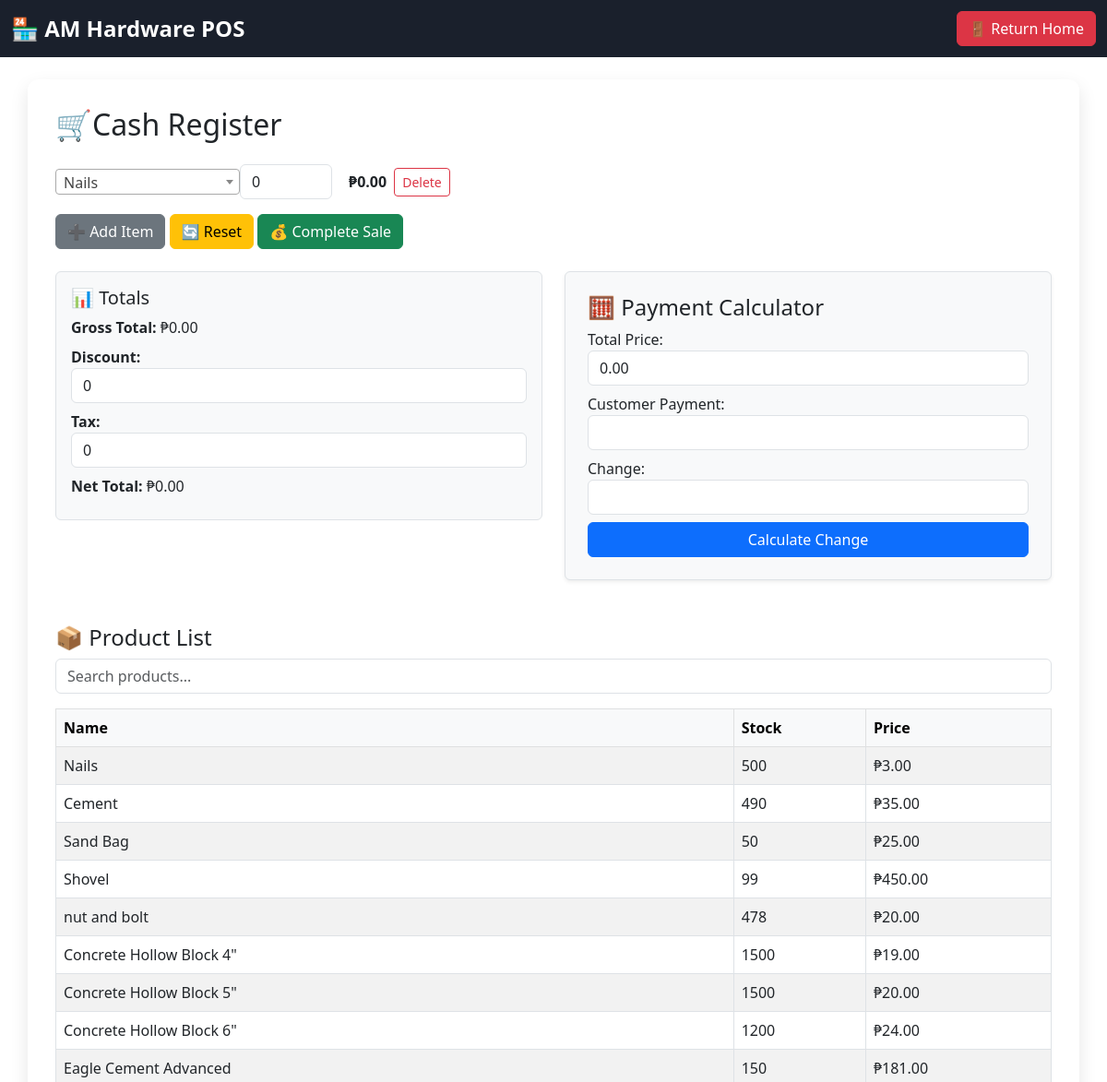
Page /pos/ (signed in, upper part) on the earlier database version.
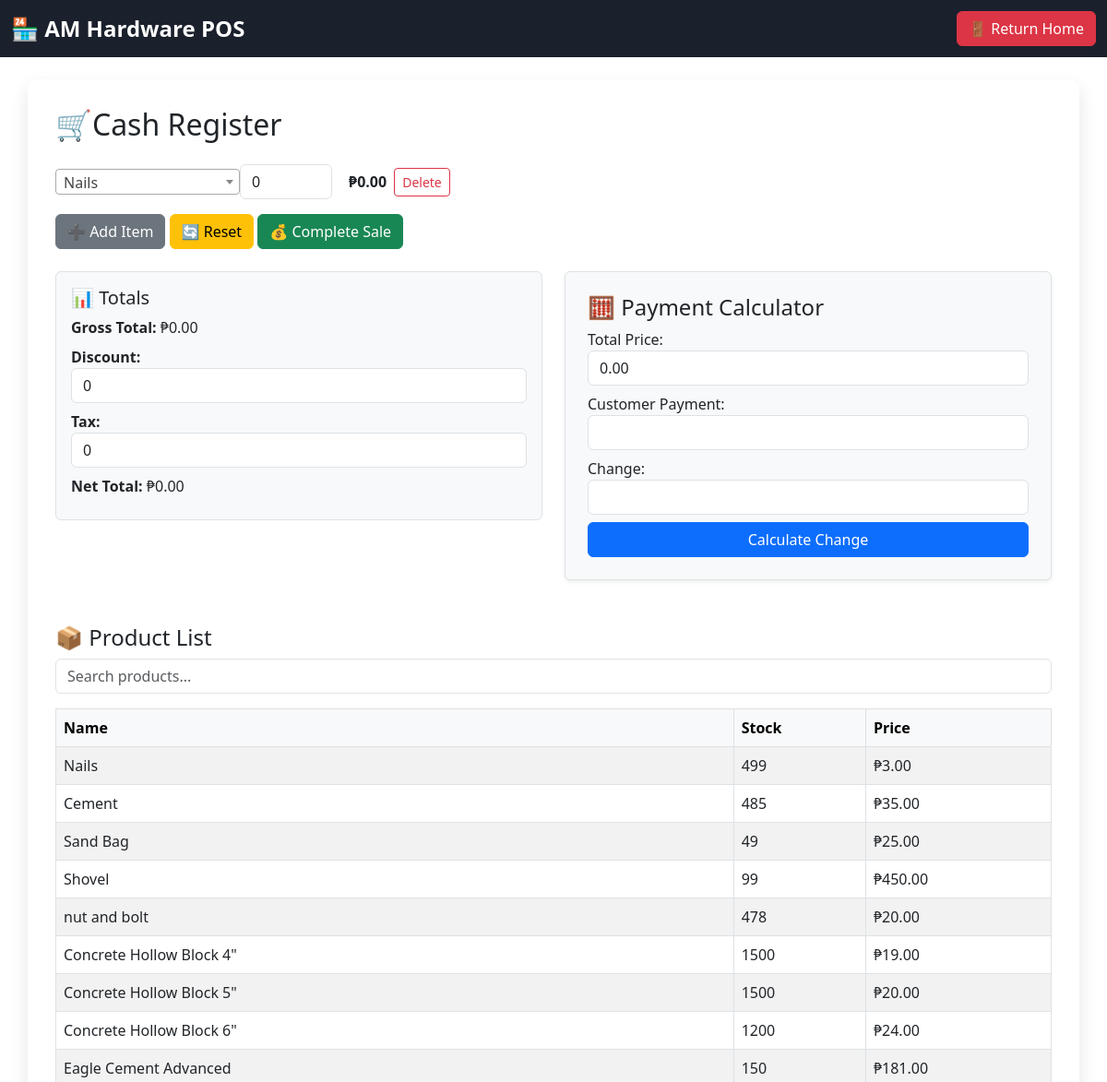
Same page on the later database version.
### core/models.py (models this page shows, shortened)
class Product(models.Model):
    name = models.CharField(max_length=100)
    description = models.TextField(blank=True)
    stock = models.PositiveIntegerField(default=0)
    price = models.DecimalField(max_digits=10, decimal_places=2)
    low_stock_threshold = models.PositiveIntegerField(default=5)
    low_stock_threshold = models.IntegerField(default=5
                                              )

### core/views.py (the view, shortened to what this page needs)
# urls.py: path('pos/', views.pos_view, name='pos_view'),
@user_passes_test(is_cashier)
@login_required
def pos_view(request):
    formset = POSFormSet(request.POST or None)
    return render(request, 'core/pos.html', {
        'formset': formset,
        'products': Product.objects.all(),
        'empty_form': formset.empty_form,
    })

### core/forms.py
class POSItemForm(forms.Form):
    product = forms.ModelChoiceField(
        queryset=Product.objects.all(),
        widget=forms.Select(attrs={'class': 'product-select'})
    )
    quantity = forms.IntegerField(
        min_value=1,
        widget=forms.NumberInput(attrs={'class': 'qty-input'})
    )

### core/views.py (called while the page is built)
def is_cashier(user):
    return user.groups.filter(name='Cashier').exists() or user.is_superuser

### core/templates/core/pos.html (shortened to what this page needs)
{% load static %}
<!DOCTYPE html>
<html>
<head>
    <link href="https://cdn.jsdelivr.net/npm/bootstrap@5.3.0/dist/css/bootstrap.min.css" rel="stylesheet">
    <link href="https://cdn.jsdelivr.net/npm/select2@4.1.0-rc.0/dist/css/select2.min.css" rel="stylesheet" />
</head>
<body>
<nav class="navbar navbar-expand-lg navbar-dark mb-4">
    <div class="container-fluid">
        <span class="navbar-brand logo-text">🏪 AM Hardware POS</span>
        <div class="d-flex">
            <form method="POST" action="{% url 'home' %}">
                <button type="submit" class="btn btn-danger">🚪 Return Home</button>
            </form>
        </div>
    </div>
</nav>
<div class="container">
    <h2 class="mb-4">🛒Cash Register</h2>
    <form action="{% url 'pos_view' %}" method="post">
        <div id="form-list">
            {% for form in formset %}
            <div class="form-row d-flex align-items-center">
                <input type="number" name="form-{{ forloop.counter0 }}-quantity" class="form-control qty-input me-2" min="1" value="0" style="width:100px;">
                <span class="item-total me-2">₱0.00</span>
                <button type="button" class="btn btn-outline-danger btn-sm" onclick="removeForm(this)">Delete</button>
            </div>
            {% endfor %}
        </div>
        <div class="mt-3">
            <button type="button" class="btn btn-secondary" onclick="addForm()">➕ Add Item</button>
            <button type="button" class="btn btn-warning" onclick="resetForm()">🔄 Reset</button>
            <button type="submit" class="btn btn-success" id="complete-sale-btn">💰 Complete Sale</button>
        </div>
    </form>
    <div class="row mt-4">
        <div class="col-md-6">
            <div class="p-3 bg-light border rounded">
                <h5>📊 Totals</h5>
                <div class="mb-2"><strong>Gross Total:</strong> ₱<span id="gross-total">0.00</span></div>
                <div class="mb-2">
                    <label for="discount"><strong>Discount:</strong></label>
                    <input type="number" id="discount" value="0" class="form-control" onchange="calculateTotal()">
                </div>
                <div class="mb-2">
                    <label for="tax"><strong>Tax:</strong></label>
                    <input type="number" id="tax" value="0" class="form-control" onchange="calculateTotal()">
                </div>
                <div class="mb-2"><strong>Net Total:</strong> ₱<span id="net-total">0.00</span></div>
            </div>
        </div>
        <div class="col-md-6">
            <div class="p-4 border rounded shadow-sm bg-light">
                <h4>🧮 Payment Calculator</h4>
                <label>Total Price:</label>
                <input type="text" id="total_price" readonly class="form-control mb-2">
                <label>Customer Payment:</label>
                <input type="number" id="customer_payment" class="form-control mb-2">
                <label>Change:</label>
                <input type="text" id="change_output" readonly class="form-control mb-2">
                <button type="button" onclick="calculateChange()" class="btn btn-primary w-100">Calculate Change</button>
            </div>
        </div>
    </div>
    <div class="mt-5">
        <h4>📦 Product List</h4>
        <input type="text" id="productSearch" class="form-control mb-3" placeholder="Search products...">
        <table class="table table-bordered table-striped">
            <thead class="table-light">
                <tr><th>Name</th><th>Stock</th><th>Price</th></tr>
            </thead>
            <tbody id="productTable">
                {% for product in products %}
                <tr>
                    <td>{{ product.name }}</td>
                    <td>{{ product.stock }}</td>
                    <td>₱{{ product.price }}</td>
                </tr>
                {% endfor %}
            </tbody>
        </table>
    </div>
</div>
</body>
</html>

Differences in the rows shown:
changed Product "Nails": stock "500" → "499"
changed Product "Cement": stock "490" → "485"
changed Product "Sand Bag": stock "50" → "49"
